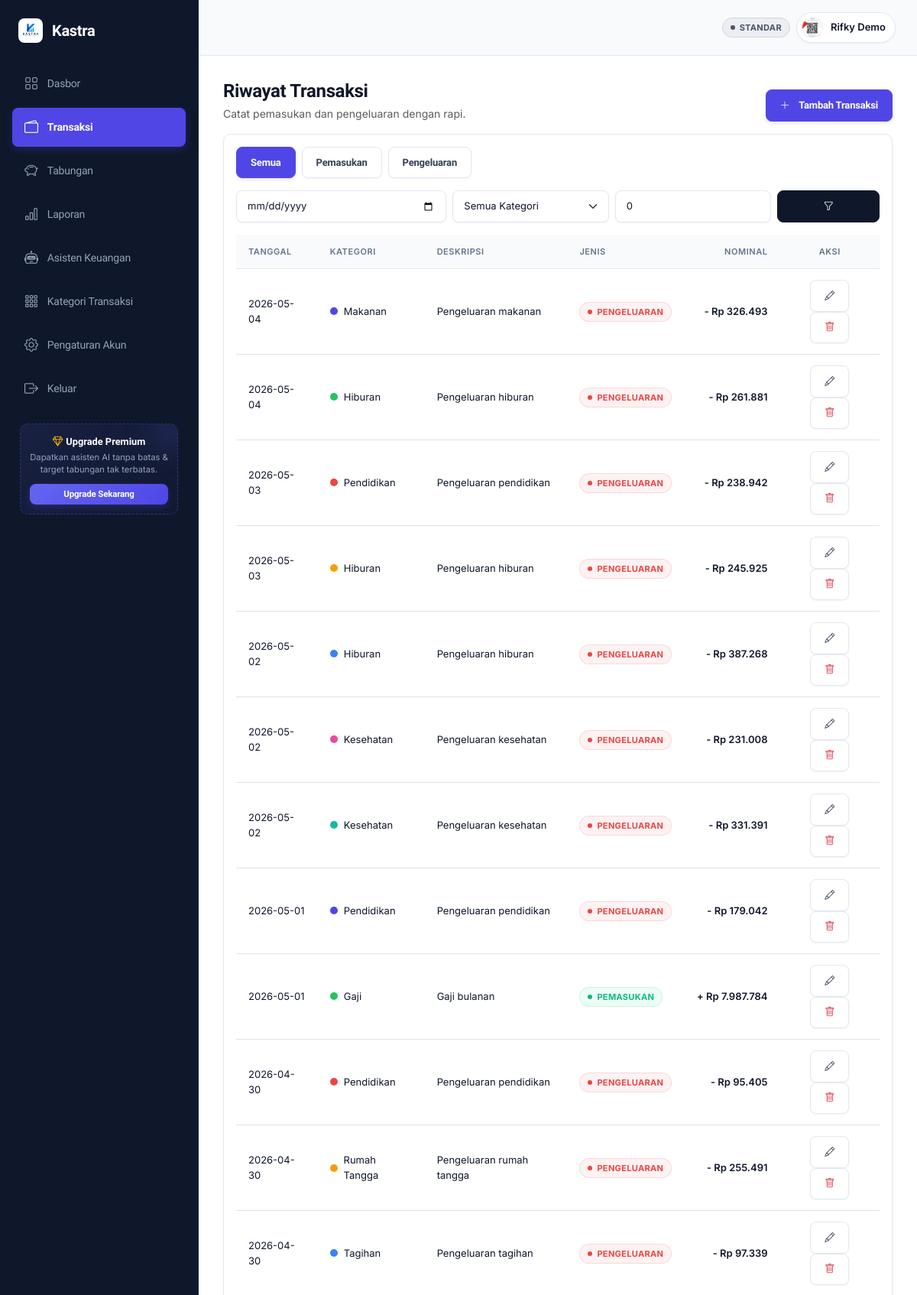
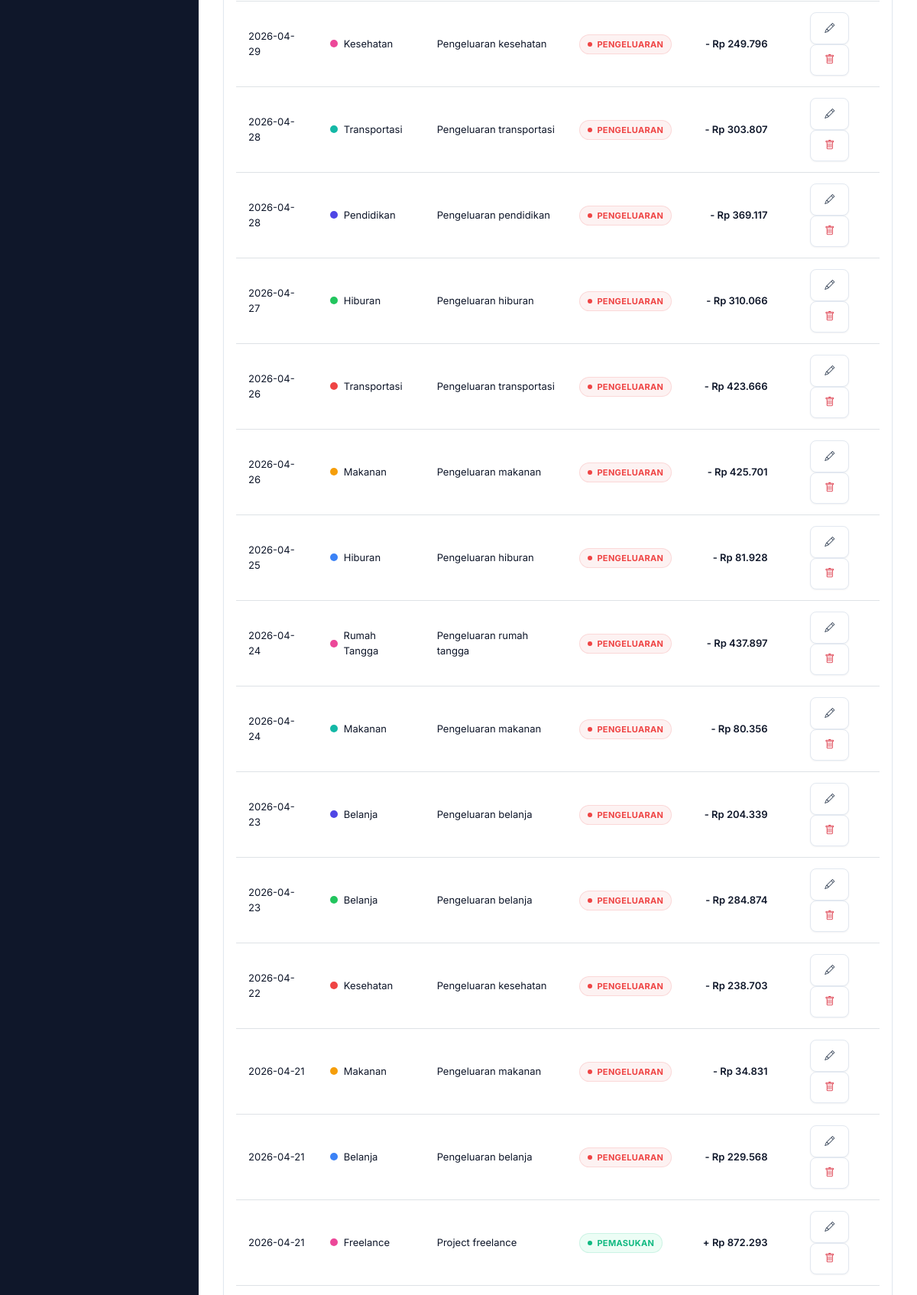
Page /user/transaksi.php (signed in, upper part) on the committed database (2 pictures, top to bottom).
### tables this page shows
CREATE TABLE `transaksi` (
  `id_transaksi` int(11) NOT NULL,
  `id_user` int(11) NOT NULL,
  `jenis_transaksi` enum('pemasukan','pengeluaran') NOT NULL,
  `nominal` decimal(15,2) NOT NULL,
  `kategori` varchar(100) NOT NULL,
  `deskripsi` text DEFAULT NULL,
  `tanggal` date NOT NULL
);

### config/app.php (called while the page is built, shortened)
<?php
$berkas_dotenv = __DIR__ . '/../.env';
return [
    'app_env' => getenv('APP_ENV'),
    'base_url' => rtrim((string) getenv('APP_BASE_URL'), '/') . '/',
    'database' => [
        'host' => getenv('DB_HOST'),
        'nama_db' => getenv('DB_NAME'),
        'username_db' => getenv('DB_USER'),
        'password_db' => getenv('DB_PASS'),
        'charset' => getenv('DB_CHARSET') ?: 'utf8mb4',
    ],
    'ai' => [
        'api_key_deepseek' => getenv('DEEPSEEK_API_KEY'),
        'timeout' => getenv('AI_TIMEOUT') ?: 30,
    ],
    'mail' => [
        'from_email' => getenv('MAIL_FROM_EMAIL'),
        'from_name' => getenv('MAIL_FROM_NAME'),
        'transport' => getenv('MAIL_TRANSPORT'),
        'smtp_host' => getenv('MAIL_SMTP_HOST'),
        'smtp_port' => (int) getenv('MAIL_SMTP_PORT'),
        'smtp_username' => getenv('MAIL_SMTP_USERNAME'),
        'smtp_password' => getenv('MAIL_SMTP_PASSWORD'),
        'smtp_encryption' => getenv('MAIL_SMTP_ENCRYPTION'),
        'smtp_timeout' => (int) getenv('MAIL_SMTP_TIMEOUT'),
    ],
    'pakasir' => [
        'base_url' => getenv('PAKASIR_BASE_URL'),
        'project_slug' => getenv('PAKASIR_PROJECT'),
        'api_key' => getenv('PAKASIR_API_KEY'),
        'webhook_token' => getenv('PAKASIR_WEBHOOK_TOKEN'),
        'integration_mode' => getenv('PAKASIR_MODE'),
        'payment_method' => getenv('PAKASIR_METHOD'),
        'qris_only' => true,
        'simulate_mode' => false,
    ],
];

### config/fungsi.php (called while the page is built, shortened)
<?php
function base_url(): string
{
    global $konfigurasi_aplikasi;
    if (!empty($konfigurasi_aplikasi['base_url'])) {
        return (string) $konfigurasi_aplikasi['base_url'];
    }
    return '/';
}
function url(string $jalur = ''): string
{
    $basis = rtrim(base_url(), '/');
    return $basis . '/' . ltrim($jalur, '/');
}
function h($teks): string
{
    return htmlspecialchars((string) $teks, ENT_QUOTES, 'UTF-8');
}
function format_rupiah(float $nominal): string
{
    return 'Rp ' . number_format($nominal, 0, ',', '.');
}

### user/transaksi.php (the view, shortened to what this page needs)
<?php
require_once __DIR__ . '/../config/database.php';
require_once __DIR__ . '/../config/fungsi.php';
$id_user = (int) $_SESSION['id_user'];
function ambil_transaksi(PDO $koneksi, int $id_user, array $filter): array
{
    $sql = 'SELECT * FROM transaksi WHERE id_user = :id_user';
    $parameter = ['id_user' => $id_user];
    $sql .= ' ORDER BY tanggal DESC, id_transaksi DESC';
    $query = $koneksi->prepare($sql);
    $query->execute($parameter);
    return $query->fetchAll();
}
$filter = [
    'tab' => $_GET['tab'] ?? 'semua',
    'tanggal' => $_GET['tanggal'] ?? '',
    'kategori' => trim($_GET['kategori'] ?? ''),
    'nominal_min' => (float) ($_GET['nominal_min'] ?? 0),
];
$data_transaksi = ambil_transaksi($koneksi, $id_user, $filter);
$warna_kategori = ['#4f46e5', '#22c55e', '#ef4444', '#f59e0b', '#3b82f6', '#ec4899', '#14b8a6'];
include __DIR__ . '/../partials/header.php';
include __DIR__ . '/../partials/sidebar.php';
include __DIR__ . '/../partials/topbar.php';
?>
<div class="d-flex justify-content-between align-items-end flex-wrap gap-2 mb-3">
  <div>
    <h2 class="mb-1" style="font-size:24px;">Riwayat Transaksi</h2>
    <p class="text-muted mb-0">Catat pemasukan dan pengeluaran dengan rapi.</p>
  </div>
  <button class="btn btn-utama" data-bs-toggle="modal" data-bs-target="#modalTransaksi" data-mode="tambah"><i class="bi bi-plus-lg me-1"></i>Tambah Transaksi</button>
</div>
<div class="card-modern p-3">
      <div class="d-flex gap-2 flex-wrap mb-3">
        <a href="<?= url('user/transaksi.php?tab=semua') ?>" class="btn <?= $filter['tab']==='semua' ? 'btn-utama' : 'btn-light' ?>">Semua</a>
        <a href="<?= url('user/transaksi.php?tab=pemasukan') ?>" class="btn <?= $filter['tab']==='pemasukan' ? 'btn-utama' : 'btn-light' ?>">Pemasukan</a>
        <a href="<?= url('user/transaksi.php?tab=pengeluaran') ?>" class="btn <?= $filter['tab']==='pengeluaran' ? 'btn-utama' : 'btn-light' ?>">Pengeluaran</a>
      </div>
      <form method="get" class="row g-2 mb-3">
        <div class="col-md-4"><input type="date" class="form-control" name="tanggal" value="<?= h($filter['tanggal']) ?>" title="Filter tanggal transaksi"></div>
        <div class="col-md-3">
          <select class="form-select" name="kategori">
            <option value="">Semua Kategori</option>
          </select>
        </div>
        <div class="col-md-3"><input type="number" class="form-control" name="nominal_min" value="<?= h($filter['nominal_min']) ?>" placeholder="Nominal min"></div>
        <div class="col-md-2"><button class="btn btn-dark w-100"><i class="bi bi-funnel"></i></button></div>
      </form>
      <?php if (count($data_transaksi) === 0): ?>
        <div class="text-center py-5">
          <div class="icon-btn mx-auto mb-3"><i class="bi bi-wallet2"></i></div>
          <h5>Belum ada transaksi</h5>
          <p class="text-muted">Catat pemasukan dan pengeluaran harian Anda untuk mulai melacak keuangan.</p>
          <button class="btn btn-utama" data-bs-toggle="modal" data-bs-target="#modalTransaksi" data-mode="tambah">
            <i class="bi bi-plus-lg me-1"></i>Tambah Transaksi
          </button>
        </div>
      <?php else: ?>
      <div class="table-responsive">
        <table class="table table-clean align-middle mb-0">
          <thead>
            <tr><th>Tanggal</th><th>Kategori</th><th>Deskripsi</th><th>Jenis</th><th class="text-end">Nominal</th><th class="text-center">Aksi</th></tr>
          </thead>
          <tbody>
            <?php foreach ($data_transaksi as $index => $trx): ?>
              <?php $warna = $warna_kategori[$index % count($warna_kategori)]; ?>
              <tr>
                <td><?= h($trx['tanggal']) ?></td>
                <td><span class="d-inline-flex align-items-center gap-2"><span style="width:10px;height:10px;border-radius:50%;display:inline-block;background:<?= h($warna) ?>"></span><?= h($trx['kategori']) ?></span></td>
                <td><?= h($trx['deskripsi']) ?></td>
                <td><span class="badge-status <?= $trx['jenis_transaksi']==='pemasukan' ? 'badge-masuk' : 'badge-keluar' ?>"><?= h(ucfirst($trx['jenis_transaksi'])) ?></span></td>
                <td class="text-end <?= $trx['jenis_transaksi']==='pemasukan' ? 'nilai-hijau' : 'nilai-merah' ?>"><?= $trx['jenis_transaksi']==='pemasukan' ? '+' : '-' ?> <?= format_rupiah((float) $trx['nominal']) ?></td>
                <td class="text-center">
                  <button type="button" class="btn btn-sm btn-light tombol-edit"
                          data-bs-toggle="modal" data-bs-target="#modalTransaksi"
                          data-id="<?= (int) $trx['id_transaksi'] ?>"
                          data-jenis="<?= h($trx['jenis_transaksi']) ?>"
                          data-nominal="<?= h($trx['nominal']) ?>"
                          data-kategori="<?= h($trx['kategori']) ?>"
                          data-deskripsi="<?= h($trx['deskripsi']) ?>"
                          data-tanggal="<?= h($trx['tanggal']) ?>"><i class="bi bi-pencil"></i></button>
                  <form method="post" class="d-inline" onsubmit="return konfirmasiHapus('Yakin ingin menghapus transaksi ini?')">
                    <button class="btn btn-sm btn-light"><i class="bi bi-trash text-danger"></i></button>
                  </form>
                </td>
              </tr>
            <?php endforeach; ?>
          </tbody>
        </table>
      </div>
      <?php endif; ?>
    </div>
</div>
<?php include __DIR__ . '/../partials/footer.php'; ?>

### assets/css/style.css (style rules this page uses)
:root { --primary: #4f46e5; --primary-hover: #4338ca; --primary-active: #3730a3; --primary-light: #e0e7ff; --primary-soft: #f5f3ff; --putih: #ffffff; --bg-app: #f8fafc; --bg-card: #ffffff; --bg-sidebar: #0f172a; --sidebar-hover: #1e293b; --sidebar-active: #1e1b4b; --sidebar-text: #94a3b8; --border-light: #e2e8f0; --border-focus: #a5b4fc; --teks-utama: #0f172a; --teks-muted: #64748b; --teks-putih: #ffffff; --sukses: #10b981; --sukses-bg: #ecfdf5; --bahaya: #ef4444; --bahaya-bg: #fdf2f2; --info: #3b82f6; --info-bg: #eff6ff; --warning: #f59e0b; --warning-bg: #fef3c7; --radius-lg: 10px; --radius-md: 8px; --radius-sm: 6px; --shadow-sm: 0 1px 2px 0 rgba(15, 23, 42, 0.05); --shadow-md: 0 4px 6px -1px rgba(15, 23, 42, 0.05), 0 2px 4px -2px rgba(15, 23, 42, 0.05); --shadow-lg: 0 10px 15px -3px rgba(15, 23, 42, 0.04), 0 4px 6px -4px rgba(15, 23, 42, 0.04); }
* { box-sizing: border-box; }
body { margin: 0; font-family: 'Inter', -apple-system, BlinkMacSystemFont, "Segoe UI", Roboto, sans-serif; background: var(--bg-app); color: var(--teks-utama); font-size: 14px; line-height: 1.5; opacity: 0; transition: opacity .25s ease; -webkit-font-smoothing: antialiased; -moz-osx-font-smoothing: grayscale; }
body.page-ready { opacity: 1; }
html { scroll-behavior: smooth; }
a { color: inherit; text-decoration: none; transition: color 0.15s ease; }
h1, h2, h3, h4, h5, h6, .brand, .btn, .nav-link, .menu-link, .section-title, .auth-label, .kartu-nominal { font-family: 'Plus Jakarta Sans', -apple-system, BlinkMacSystemFont, "Segoe UI", Roboto, sans-serif; letter-spacing: -0.015em; }
.card-modern { background: var(--bg-card); border: 1px solid var(--border-light); border-radius: var(--radius-lg); box-shadow: var(--shadow-sm); transition: all 0.2s cubic-bezier(0.4, 0, 0.2, 1); }
.nilai-hijau { color: var(--sukses); font-weight: 600; }
.nilai-merah { color: var(--bahaya); font-weight: 600; }
.btn { font-weight: 600; font-size: 13px; border-radius: var(--radius-md); padding: 10px 18px; transition: all 0.15s cubic-bezier(0.4, 0, 0.2, 1); display: inline-flex; align-items: center; justify-content: center; gap: 8px; }
.btn-utama { color: #fff; border: 1px solid var(--primary); background: var(--primary); box-shadow: 0 2px 4px rgba(79, 70, 229, 0.15); }
.btn-light { background: #fff; border: 1px solid var(--border-light); color: #334155; box-shadow: var(--shadow-sm); }
.btn-dark { background: #0f172a; border: 1px solid #0f172a; color: #fff; }
.form-control, .form-select { font-size: 13px; border-radius: var(--radius-md); border: 1px solid var(--border-light); padding: 10px 14px; background-color: #fff; color: var(--teks-utama); transition: all 0.15s ease-in-out; box-shadow: var(--shadow-sm); }
.table-clean { width: 100%; }
.table-clean thead th { border-bottom: 1px solid var(--border-light); background: #f8fafc; color: var(--teks-muted); font-weight: 600; text-transform: uppercase; font-size: 11px; letter-spacing: 0.05em; padding: 14px 16px; }
.table-clean tbody td { border-top: 1px solid var(--border-light); padding: 14px 16px; color: var(--teks-utama); font-size: 13px; }
.table-clean tbody tr { transition: background 0.15s ease; }
.badge-status { display: inline-flex; align-items: center; justify-content: center; padding: 4px 10px; border-radius: 999px; font-size: 11px; font-weight: 700; text-transform: uppercase; letter-spacing: 0.03em; transition: all 0.3s cubic-bezier(0.4, 0, 0.2, 1); }
.badge-status::before { content: ""; display: inline-block; width: 6px; height: 6px; border-radius: 50%; margin-right: 6px; background: currentColor; flex-shrink: 0; }
.badge-masuk { background: var(--sukses-bg); color: var(--sukses); border: 1px solid rgba(16, 185, 129, 0.15); }
.badge-keluar { background: var(--bahaya-bg); color: var(--bahaya); border: 1px solid rgba(239, 68, 68, 0.15); }
body { background-color: var(--dark-bg); color: var(--teks-utama); font-family: 'Inter', sans-serif; overflow-x: hidden; }
h1, h2, h3, h4, h5, h6 { font-family: 'Plus Jakarta Sans', sans-serif; font-weight: 700; }

### rows in the picture
transaksi: tanggal "2026-05-04", kategori "Makanan", deskripsi "Pengeluaran makanan", jenis_transaksi "PENGELUARAN", nominal "Rp 326.493"
transaksi: tanggal "2026-05-04", kategori "Hiburan", deskripsi "Pengeluaran hiburan", jenis_transaksi "PENGELUARAN", nominal "Rp 261.881"
transaksi: tanggal "2026-05-03", kategori "Pendidikan", deskripsi "Pengeluaran pendidikan", jenis_transaksi "PENGELUARAN", nominal "Rp 238.942"
transaksi: tanggal "2026-05-03", kategori "Hiburan", deskripsi "Pengeluaran hiburan", jenis_transaksi "PENGELUARAN", nominal "Rp 245.925"
transaksi: tanggal "2026-05-02", kategori "Hiburan", deskripsi "Pengeluaran hiburan", jenis_transaksi "PENGELUARAN", nominal "Rp 387.268"
transaksi: tanggal "2026-05-02", kategori "Kesehatan", deskripsi "Pengeluaran kesehatan", jenis_transaksi "PENGELUARAN", nominal "Rp 231.008"
transaksi: tanggal "2026-05-02", kategori "Kesehatan", deskripsi "Pengeluaran kesehatan", jenis_transaksi "PENGELUARAN", nominal "Rp 331.391"
transaksi: tanggal "2026-05-01", kategori "Pendidikan", deskripsi "Pengeluaran pendidikan", jenis_transaksi "PENGELUARAN", nominal "Rp 179.042"
transaksi: tanggal "2026-05-01", kategori "Gaji", deskripsi "Gaji bulanan", jenis_transaksi "PEMASUKAN", nominal "Rp 7.987.784"
transaksi: tanggal "2026-04-30", kategori "Pendidikan", deskripsi "Pengeluaran pendidikan", jenis_transaksi "PENGELUARAN", nominal "Rp 95.405"
transaksi: tanggal "2026-04-30", kategori "Rumah Tangga", deskripsi "Pengeluaran rumah tangga", jenis_transaksi "PENGELUARAN", nominal "Rp 255.491"
transaksi: tanggal "2026-04-30", kategori "Tagihan", deskripsi "Pengeluaran tagihan", jenis_transaksi "PENGELUARAN", nominal "Rp 97.339"
transaksi: tanggal "2026-04-29", kategori "Kesehatan", deskripsi "Pengeluaran kesehatan", jenis_transaksi "PENGELUARAN", nominal "Rp 249.796"
transaksi: tanggal "2026-04-28", kategori "Transportasi", deskripsi "Pengeluaran transportasi", jenis_transaksi "PENGELUARAN", nominal "Rp 303.807"
transaksi: tanggal "2026-04-28", kategori "Pendidikan", deskripsi "Pengeluaran pendidikan", jenis_transaksi "PENGELUARAN", nominal "Rp 369.117"
transaksi: tanggal "2026-04-27", kategori "Hiburan", deskripsi "Pengeluaran hiburan", jenis_transaksi "PENGELUARAN", nominal "Rp 310.066"
transaksi: tanggal "2026-04-26", kategori "Transportasi", deskripsi "Pengeluaran transportasi", jenis_transaksi "PENGELUARAN", nominal "Rp 423.666"
transaksi: tanggal "2026-04-26", kategori "Makanan", deskripsi "Pengeluaran makanan", jenis_transaksi "PENGELUARAN", nominal "Rp 425.701"
transaksi: tanggal "2026-04-25", kategori "Hiburan", deskripsi "Pengeluaran hiburan", jenis_transaksi "PENGELUARAN", nominal "Rp 81.928"
transaksi: tanggal "2026-04-24", kategori "Rumah Tangga", deskripsi "Pengeluaran rumah tangga", jenis_transaksi "PENGELUARAN", nominal "Rp 437.897"
transaksi: tanggal "2026-04-24", kategori "Makanan", deskripsi "Pengeluaran makanan", jenis_transaksi "PENGELUARAN", nominal "Rp 80.356"
transaksi: tanggal "2026-04-23", kategori "Belanja", deskripsi "Pengeluaran belanja", jenis_transaksi "PENGELUARAN", nominal "Rp 204.339"
transaksi: tanggal "2026-04-23", kategori "Belanja", deskripsi "Pengeluaran belanja", jenis_transaksi "PENGELUARAN", nominal "Rp 284.874"
transaksi: tanggal "2026-04-22", kategori "Kesehatan", deskripsi "Pengeluaran kesehatan", jenis_transaksi "PENGELUARAN", nominal "Rp 238.703"
transaksi: tanggal "2026-04-21", kategori "Makanan", deskripsi "Pengeluaran makanan", jenis_transaksi "PENGELUARAN", nominal "Rp 34.831"
transaksi: tanggal "2026-04-21", kategori "Belanja", deskripsi "Pengeluaran belanja", jenis_transaksi "PENGELUARAN", nominal "Rp 229.568"
transaksi: tanggal "2026-04-21", kategori "Freelance", deskripsi "Project freelance", jenis_transaksi "PEMASUKAN", nominal "Rp 872.293"

### other values in the picture
$nama_pengguna "Rifky Demo"
